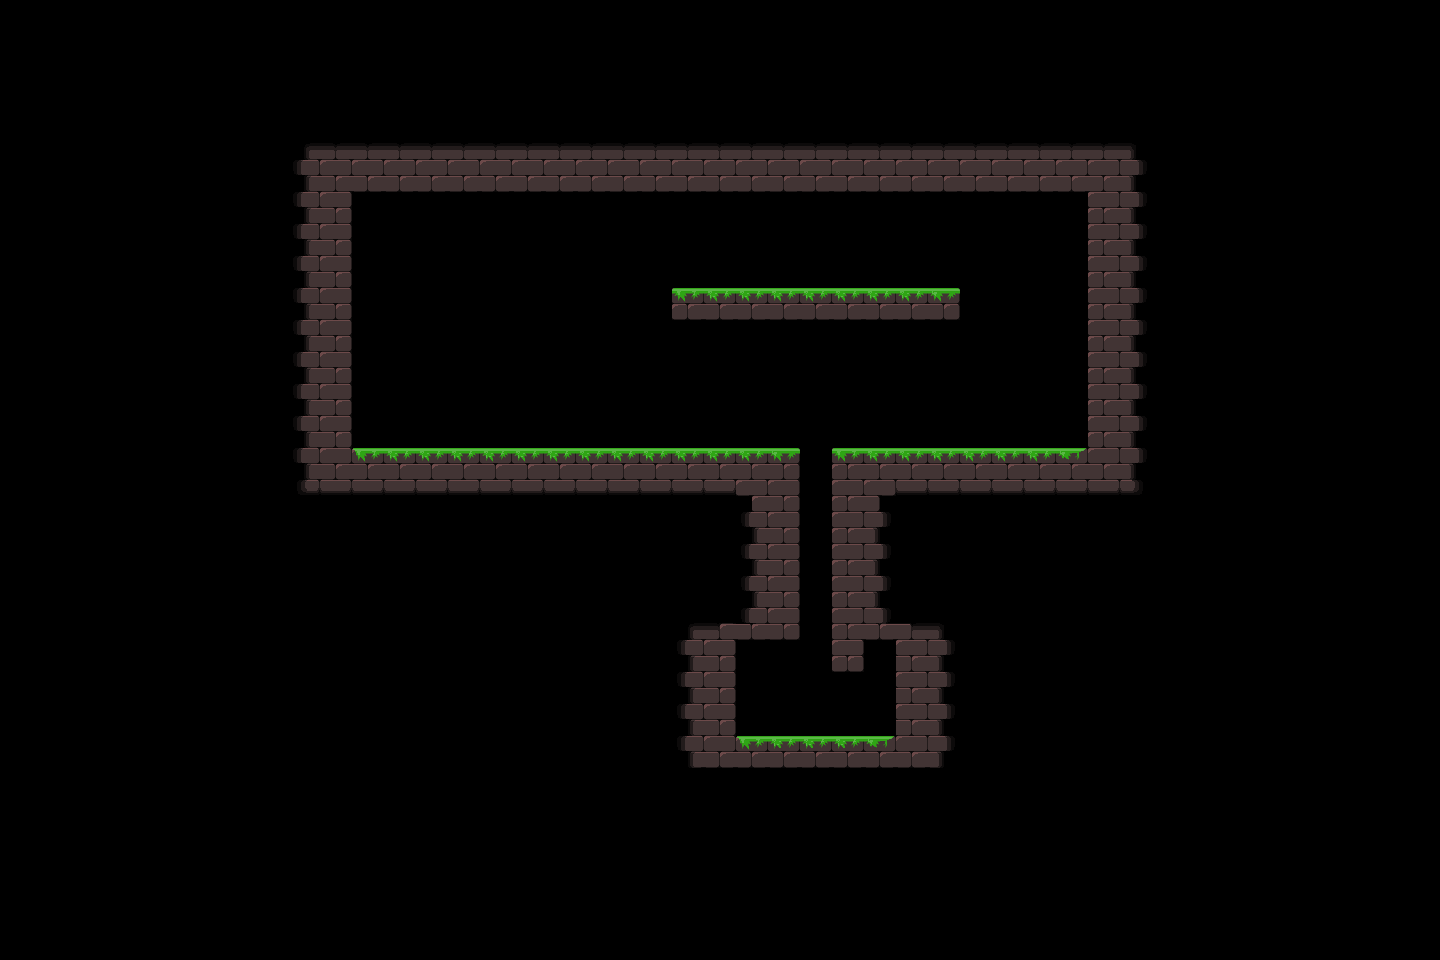

This is a level from a 2D game, rendered from its Tiled map with the project's own tilesets. A one-line summary and the complete map file follow:
An orthogonal 45x30 tile map with 32x32 px tiles, 1 tile layer (Kachelebene 1).

<map version="1.0" orientation="orthogonal" width="45" height="30" tilewidth="32" tileheight="32">
 <tileset firstgid="1" name="tiles1_neu" tilewidth="32" tileheight="32">
  <image source="../tiles1_neu.png" width="192" height="256" />
 </tileset>
 <layer name="Kachelebene 1" width="45" height="30">
  <data encoding="csv">
25,25,25,25,25,25,25,25,25,25,25,25,25,25,25,25,25,25,25,25,25,25,25,25,25,25,25,25,25,25,25,25,25,25,25,25,25,25,25,25,25,25,25,25,25,
25,25,25,25,25,25,25,25,25,25,25,25,25,25,25,25,25,25,25,25,25,25,25,25,25,25,25,25,25,25,25,25,25,25,25,25,25,25,25,25,25,25,25,25,25,
25,25,25,25,25,25,25,25,25,25,25,25,25,25,25,25,25,25,25,25,25,25,25,25,25,25,25,25,25,25,25,25,25,25,25,25,25,25,25,25,25,25,25,25,25,
25,25,25,25,25,25,25,25,25,25,25,25,31,31,25,25,25,25,25,25,25,25,25,25,25,25,25,25,25,25,25,25,25,25,25,25,25,25,25,25,25,25,25,25,25,
25,25,25,25,25,25,25,25,25,1,2,2,2,2,2,2,2,2,2,2,2,2,2,2,2,2,2,2,2,2,2,2,2,2,2,3,25,25,25,25,25,25,25,25,25,
25,25,25,25,25,25,25,25,25,7,8,8,8,8,8,8,8,8,8,8,8,8,8,8,8,8,8,8,8,8,8,8,8,8,8,9,25,25,25,25,25,25,25,25,25,
25,25,25,25,25,25,25,25,25,7,6,0,0,0,0,0,0,0,0,0,0,0,0,0,0,0,0,0,0,0,0,0,0,0,4,9,25,25,25,25,25,25,25,25,25,
25,25,25,25,25,25,25,25,25,7,6,0,0,0,0,0,0,0,0,0,0,0,0,0,0,0,0,0,0,0,0,0,0,0,4,9,25,25,25,25,25,25,25,25,25,
25,25,25,25,25,25,25,25,25,7,6,0,0,0,0,0,0,0,0,0,0,0,0,0,0,0,0,0,0,0,0,0,0,0,4,9,25,25,25,25,25,25,25,25,25,
25,25,25,25,25,25,25,25,25,7,6,0,0,0,0,0,0,0,0,0,0,16,17,17,17,17,17,17,17,18,0,0,0,0,4,9,25,25,25,25,25,25,25,25,25,
25,25,25,25,25,25,25,25,25,7,6,0,0,0,0,0,0,0,0,0,0,0,0,0,0,0,0,0,0,0,0,0,0,0,4,9,25,25,25,25,25,25,25,25,25,
25,25,25,25,25,25,25,25,25,7,6,0,0,0,0,0,0,0,0,0,0,0,0,0,0,0,0,0,0,0,0,0,0,0,4,9,25,25,25,25,25,25,25,25,25,
25,25,25,25,25,25,25,25,25,7,6,0,0,0,0,0,0,0,0,0,0,0,0,0,0,0,0,0,0,0,0,0,0,0,4,9,25,25,25,25,25,25,25,25,25,
25,25,25,25,25,25,25,25,25,7,6,0,0,0,0,0,0,0,0,0,0,0,0,0,0,0,0,0,0,0,0,0,0,0,4,9,25,25,25,25,25,25,25,25,25,
25,25,25,25,25,25,25,25,25,7,5,28,17,17,17,17,17,17,17,17,17,17,17,17,18,0,16,17,17,17,17,17,17,30,5,9,25,25,25,25,25,25,25,25,25,
25,25,25,25,25,25,25,25,25,13,14,14,14,14,14,14,14,14,14,14,14,14,14,26,6,0,4,27,14,14,14,14,14,14,14,15,25,25,25,25,25,25,25,25,25,
25,25,25,25,25,25,25,25,25,25,25,25,25,25,25,25,25,25,25,25,25,25,25,7,6,0,4,9,25,25,25,25,25,25,25,25,25,25,25,25,25,25,25,25,25,
25,25,25,25,25,25,25,25,25,25,25,25,25,25,25,25,25,25,25,25,25,25,25,7,6,0,4,9,25,25,25,25,25,25,25,25,25,25,25,25,25,25,25,25,25,
25,25,25,25,25,25,25,25,25,25,25,25,25,25,25,25,25,25,25,25,25,25,25,7,6,0,4,9,25,25,25,25,25,25,25,25,25,25,25,25,25,25,25,25,25,
25,25,25,25,25,25,25,25,25,25,25,25,25,25,25,25,25,25,25,25,25,1,19,20,6,0,4,21,22,3,25,25,25,25,25,25,25,25,25,25,25,25,25,25,25,
25,25,25,25,25,25,25,25,25,25,25,25,25,25,25,25,25,25,25,25,25,7,6,0,0,0,10,0,8,9,25,25,25,25,25,25,25,25,25,25,25,25,25,25,25,
25,25,25,25,25,25,25,25,25,25,25,25,25,25,25,25,25,25,25,25,25,7,6,0,0,0,0,0,8,9,25,25,25,25,25,25,25,25,25,25,25,25,25,25,25,
25,25,25,25,25,25,25,25,25,25,25,25,25,25,25,25,25,25,25,25,25,7,6,0,0,0,0,0,8,9,25,25,25,25,25,25,25,25,25,25,25,25,25,25,25,
25,25,25,25,25,25,25,25,25,25,25,25,25,25,25,25,25,25,25,25,25,7,8,28,29,29,29,30,8,9,25,25,25,25,25,25,25,25,25,25,25,25,25,25,25,
25,25,25,25,25,25,25,25,25,25,25,25,25,25,25,25,25,25,25,25,25,25,25,25,25,25,25,25,25,25,25,25,25,25,25,25,25,25,25,25,25,25,25,25,25,
25,25,25,25,25,25,25,25,25,25,25,25,25,25,25,25,25,25,25,25,25,25,25,25,25,25,25,25,25,25,25,25,25,25,25,25,25,25,25,25,25,25,25,25,25,
25,25,25,25,25,25,25,25,25,25,25,25,25,25,25,25,25,25,25,25,25,25,25,25,25,25,25,25,25,25,25,25,25,25,25,25,25,25,25,25,25,25,25,25,25,
25,25,25,25,25,25,25,25,25,25,25,25,25,25,25,25,25,25,25,25,25,25,25,25,25,25,25,25,25,25,25,25,25,25,25,25,25,25,25,25,25,25,25,25,25,
25,25,25,25,25,25,25,25,25,25,25,25,25,25,25,25,25,25,25,25,25,25,25,25,25,25,25,25,25,25,25,25,25,25,25,25,25,25,25,25,25,25,25,25,25,
25,25,25,25,25,25,25,25,25,25,25,25,25,25,25,25,25,25,25,25,25,25,25,25,25,25,25,25,25,25,25,25,25,25,25,25,25,25,25,25,25,25,25,25,25
</data>
 </layer>
</map>
